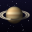

Write Python code to recreate this figure.
"""Saturn — a big ringed planet hung in deep space. A STILL.

Design law for 32x32: one big subject, minimal scene. The planet fills the
frame off-center; its rings sweep across at a tilt, passing BEHIND the globe at
top and IN FRONT at bottom, with a Cassini gap and the planet's own shadow cast
onto the rings. A sparse starfield and a soft space gradient are the whole set.

Rendered at 8x supersample with real sphere shading + ring-plane math, then
box-downsampled to 32x32 for clean edges. Deterministic (fixed star seed).

Run:  .venv\\Scripts\\python.exe art\\saturn.py
Then: POST /image {"path":"saturn.png"}  (or lumen_image)
"""

import math
import random
from pathlib import Path

from PIL import Image

ART = Path(__file__).resolve().parent
SIZE = 32
SS = 8                      # supersample factor
N = SIZE * SS              # 256

# --- scene geometry (in final-32px units, scaled up by SS) ---
CX, CY = 14.2, 15.0        # planet center, slightly left & above middle
PR = 8.6                   # planet radius
RING_TILT = 0.34           # vertical squash of the ring plane (viewed near-edge-on)
RING_IN = 11.2             # inner ring radius (ring-plane units)
RING_OUT = 15.6            # outer ring radius
CASSINI = 13.4             # Cassini division center
CASSINI_W = 0.7            # gap half-width

# light comes from the upper-left, slightly toward the viewer
LX, LY, LZ = -0.60, -0.52, -0.61
_ln = math.sqrt(LX * LX + LY * LY + LZ * LZ)
LX, LY, LZ = LX / _ln, LY / _ln, LZ / _ln


def lerp(a, b, t):
    return tuple(a[i] + (b[i] - a[i]) * t for i in range(3))


def clamp(v, lo=0.0, hi=1.0):
    return lo if v < lo else hi if v > hi else v


# horizontal band palette for the gas giant (top -> bottom of globe)
BANDS = [
    (0.00, (232, 214, 168)),   # bright cream cap
    (0.14, (208, 176, 120)),
    (0.26, (190, 150, 96)),    # amber belt
    (0.40, (224, 204, 158)),   # pale zone
    (0.52, (176, 138, 92)),    # darker belt
    (0.63, (214, 190, 140)),
    (0.76, (198, 162, 108)),
    (0.88, (168, 132, 90)),    # dusky south
    (1.00, (150, 116, 80)),
]


def band_color(t):
    for i in range(len(BANDS) - 1):
        t0, c0 = BANDS[i]
        t1, c1 = BANDS[i + 1]
        if t <= t1:
            f = (t - t0) / (t1 - t0) if t1 > t0 else 0.0
            return lerp(c0, c1, clamp(f))
    return BANDS[-1][1]


def ring_base(rr):
    """Color + opacity for a ring point at ring-plane radius rr (float, in
    final px). Returns (rgb, alpha) with alpha 0 = no ring here."""
    if rr < RING_IN or rr > RING_OUT:
        return (0, 0, 0), 0.0
    # Cassini division -> a dark near-gap
    gap = clamp(1.0 - max(0.0, CASSINI_W - abs(rr - CASSINI)) / CASSINI_W)
    # brightness varies across the ring width (bright inner B-ring, faint edges)
    u = (rr - RING_IN) / (RING_OUT - RING_IN)
    bright = 0.55 + 0.45 * math.sin(math.pi * clamp(u))      # dome across width
    inner_boost = 0.85 + 0.30 * (1.0 - u)                    # inner ring richer
    base = lerp((150, 138, 120), (226, 214, 186), bright)
    a = (0.28 + 0.72 * bright) * inner_boost * (0.18 + 0.82 * gap)
    return base, clamp(a, 0.0, 1.0)


def in_planet_shadow(x, y, rr):
    """True-ish shadow factor for a ring point: does the ray from this point
    toward the light pass through the planet globe? Cast in the ring plane."""
    dx, dy = x - CX, y - CY
    # only the anti-solar side can be shadowed (points away from the light)
    if dx * (-LX) + dy * (-LY) <= 0:
        return 0.0
    # 2D distance from planet center to the light-ray line through (dx,dy)
    # ray direction is (LX,LY); perpendicular distance = |cross|
    cross = abs(dx * LY - dy * LX)
    if cross < PR * 0.98:
        soft = clamp((PR * 0.98 - cross) / (PR * 0.55))
        return soft
    return 0.0


def render():
    img = Image.new("RGB", (N, N))
    px = img.load()
    rng = random.Random(70)

    # --- background: soft space gradient, deep indigo -> near black ---
    bg = []
    for j in range(N):
        t = j / (N - 1)
        top = (14, 12, 34)
        bot = (3, 2, 10)
        # faint cool nebula glow drifting from upper-left
        bg.append(lerp(top, bot, t))
    for j in range(N):
        for i in range(N):
            c = bg[j]
            # subtle radial vignette brightening near planet for depth
            px[i, j] = (round(c[0]), round(c[1]), round(c[2]))

    # --- stars (behind everything; a few bright, many faint) ---
    stars = []
    for _ in range(90):
        sx = rng.randint(0, N - 1)
        sy = rng.randint(0, N - 1)
        mag = rng.random()
        stars.append((sx, sy, mag))
    for sx, sy, mag in stars:
        # don't scatter stars over the planet disk
        if (sx - CX * SS) ** 2 + (sy - CY * SS) ** 2 < (PR * SS + 2) ** 2:
            continue
        if mag > 0.93:
            col = (255, 250, 240); rad = 2      # rare bright star
        elif mag > 0.75:
            col = (210, 220, 255); rad = 1
        else:
            col = (past := (120 + int(90 * mag)),) * 1 and (150, 160, 200)
            rad = 0
        b = clamp(0.35 + 0.65 * mag)
        col = tuple(round(v * b) for v in col)
        for dx in range(-rad, rad + 1):
            for dy in range(-rad, rad + 1):
                if dx * dx + dy * dy <= rad * rad + 1:
                    x, y = sx + dx, sy + dy
                    if 0 <= x < N and 0 <= y < N:
                        o = px[x, y]
                        px[x, y] = tuple(min(255, o[k] + col[k]) for k in range(3))

    def blend(x, y, rgb, a):
        if a <= 0:
            return
        o = px[x, y]
        px[x, y] = tuple(round(o[k] * (1 - a) + rgb[k] * a) for k in range(3))

    cxs, cys = CX * SS, CY * SS
    prs = PR * SS

    # --- pass 1: BACK half of the rings (top, behind the globe) ---
    for j in range(N):
        for i in range(N):
            dx = (i - cxs) / SS
            dy = (j - cys) / SS
            rr = math.sqrt(dx * dx + (dy / RING_TILT) ** 2)
            rgb, a = ring_base(rr)
            if a <= 0:
                continue
            if dy >= 0:                # bottom = front, drawn later
                continue
            # occluded by the globe? skip (globe drawn next, on top)
            if dx * dx + dy * dy <= PR * PR:
                continue
            sh = in_planet_shadow(dx + CX, dy + CY, rr)
            rgb = tuple(v * (1 - 0.72 * sh) for v in rgb)
            blend(i, j, rgb, a)

    # --- pass 2: the globe ---
    for j in range(N):
        for i in range(N):
            dx = (i - cxs) / SS
            dy = (j - cys) / SS
            d2 = dx * dx + dy * dy
            if d2 > PR * PR:
                continue
            nx = dx / PR
            ny = dy / PR
            nz2 = 1 - nx * nx - ny * ny
            nz = -math.sqrt(max(0.0, nz2))       # toward viewer (-z)
            # latitude parameter for banding follows the sphere's curve
            lat = clamp((ny + 1.0) / 2.0)
            col = band_color(lat)
            # diffuse shading
            diff = clamp(nx * LX + ny * LY + nz * LZ)
            shade = 0.30 + 0.82 * diff
            # limb darkening
            limb = clamp(1.0 - (d2 / (PR * PR)) ** 3 * 0.5)
            col = tuple(clamp(v * shade * limb, 0, 255) for v in col)
            # tiny specular hint on the sunlit shoulder
            spec = max(0.0, diff) ** 6 * 40
            col = tuple(min(255, v + spec) for v in col)
            px[i, j] = (round(col[0]), round(col[1]), round(col[2]))

    # --- pass 3: FRONT half of the rings (bottom, over the globe) ---
    for j in range(N):
        for i in range(N):
            dx = (i - cxs) / SS
            dy = (j - cys) / SS
            if dy < 0:
                continue
            rr = math.sqrt(dx * dx + (dy / RING_TILT) ** 2)
            rgb, a = ring_base(rr)
            if a <= 0:
                continue
            sh = in_planet_shadow(dx + CX, dy + CY, rr)
            rgb = tuple(v * (1 - 0.72 * sh) for v in rgb)
            blend(i, j, rgb, a)

    return img


def main():
    big = render()
    small = big.resize((SIZE, SIZE), Image.BOX)
    out = ART / "saturn.png"
    small.save(out)
    # a chunky preview for eyeballing quality
    small.resize((SIZE * 12, SIZE * 12), Image.NEAREST).save(ART / "saturn.preview.png")
    print(f"wrote {out}  ({out.stat().st_size} bytes)")


if __name__ == "__main__":
    main()
